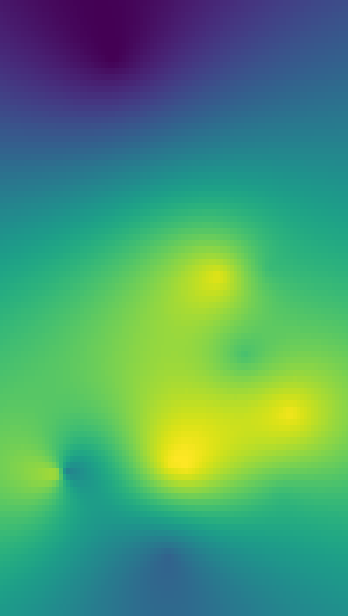

Here is the Python script that generated this plot:
import base64
from flask import Flask
import requests
import numpy as np
import pandas as pd
import matplotlib.pyplot as plt
import folium
from pykrige.ok import OrdinaryKriging
from io import BytesIO

app = Flask(__name__)

def sensor_data(schema, table_name, clean=True):
    url = f"https://sync.upcare.ph/api/sensorinsights/{schema}/{table_name}/latest?time_bucket=1h"
    headers = {"accept": "application/json"}
    response = requests.get(url, headers=headers)

    df = pd.DataFrame({
        'pm25': [x['pm25'] for x in response.json()],
        'latitude': [x['gps_lat'] for x in response.json()] ,
        'longitude': [x['gps_long'] for x in response.json()]
    })

    if clean:
        return df.dropna().drop(df[(df['latitude'] == 14.649929) & (df['longitude'] == 121.068478)].index ) # remove data from lab

    return df

def generate_kriging_map():
    # get latest sensor data
    pasig = sensor_data('pasig_v2', 'data') 
    up = sensor_data('renetzero', 'data')

    df = pd.concat([pasig, up], axis=0)

    latitude = df['latitude'].values
    longitude = df['longitude'].values
    pm25 = df['pm25'].values
    
    # Define the grid for interpolation
    gridx = np.linspace(min(longitude) - 0.01, max(longitude) + 0.01, 100)
    gridy = np.linspace(min(latitude) - 0.01, max(latitude) + 0.01, 100)    

    min_lon, max_lon = min(gridx), max(gridx)
    min_lat, max_lat = min(gridy), max(gridy)

    # Create the Kriging Model
    OK = OrdinaryKriging(longitude, 
                        latitude, 
                        pm25, 
                        variogram_model='linear', 
                        coordinates_type='geographic', 
                        verbose=False, 
                        enable_plotting=False)
    z, _ = OK.execute('grid', gridx, gridy) 

    # Plot Kriging output
    # aspect_ratio = (max_lon - min_lon) / (max_lat - min_lat)
    # fig, ax = plt.subplots(figsize=(8 * aspect_ratio, 8))
    fig, ax = plt.subplots(figsize=(8, 8))
    cax = ax.imshow(z, 
                extent=[min_lon, max_lon, min_lat, max_lat],
                origin='lower', 
                cmap='viridis_r', 
                alpha=1)

    ax.axis('off')

    # Save to in-memory file
    img_io = BytesIO()
    plt.savefig(img_io, format="png", bbox_inches='tight', pad_inches=0, transparent=True)
    img_io.seek(0)
    
    with open("debug_image.png", "wb") as f:
        f.write(img_io.getbuffer())  

    img_base64 = base64.b64encode(img_io.read()).decode("utf-8")
    img_data_uri = f"data:image/png;base64,{img_base64}"

    return img_data_uri, min_lat, max_lat, min_lon, max_lon, df



@app.route("/")
def serve_map():
    img_io, min_lat, max_lat, min_lon, max_lon, df = generate_kriging_map()

    # Compute map center
    center_lat = (min_lat + max_lat) / 2
    center_lon = (min_lon + max_lon) / 2

    # Generate Folium Map dynamically centered
    m = folium.Map(location=[center_lat, center_lon], zoom_start=13)

    # Overlay Kriging PNG on Folium map
    folium.raster_layers.ImageOverlay(
        image=img_io,
        bounds=[[min_lat, min_lon], [max_lat, max_lon]],
        opacity=.7,
        interactive=True,
        cross_origin=False,
        zindex=1,
    ).add_to(m)

    latitude = df['latitude'].values
    longitude = df['longitude'].values

    # Add points for the measuring stations
    for lat, lon in zip(latitude, longitude):
        folium.CircleMarker(
            location=[lat, lon],
            radius=2,
            color='red',
            fill=True,
            fill_color='red',
            fill_opacity=1,
            tooltip=df[(df['latitude'] == lat) & (df['longitude'] == lon)].pm25.values[0]
        ).add_to(m)


    return m._repr_html_()

if __name__ == "__main__":
    app.run(debug=True)
